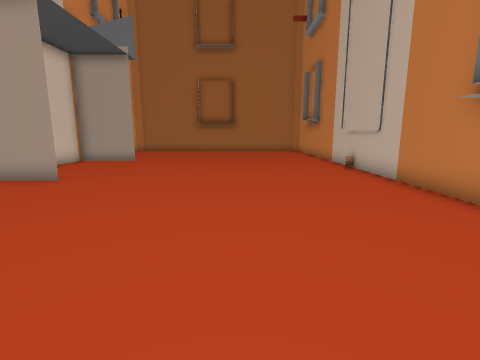
view 1 (above)

16 first-person views from a walk through a scene from a Unity 3-D project. The camera is 0.72 m above the floor, tilts 10° down and sees 85° across. The floor is counted in squares, 0.5 m on a side. Each view is taken from the middle of a square. On the plan, view 1 faces up. The plan holds only what a view shows up to about 13 squares ahead; the rest is blank. The place goes on beyond the plan.

view 2
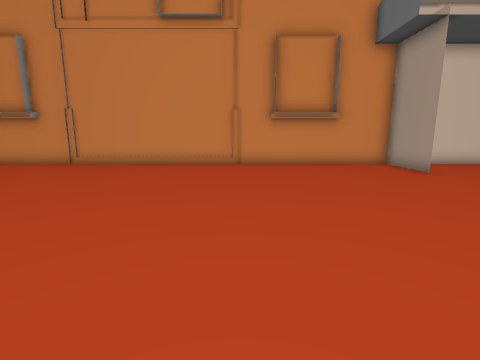

view 3
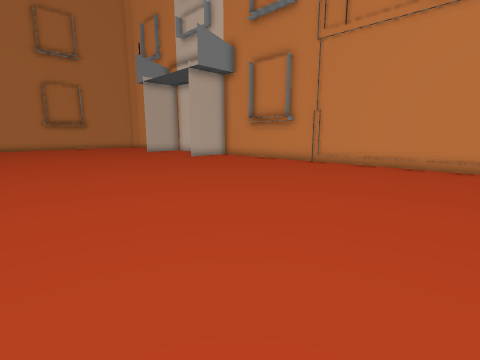

view 4
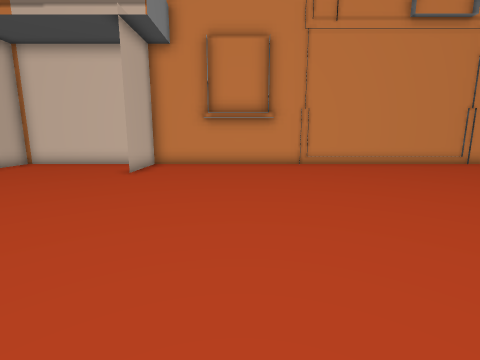

view 5
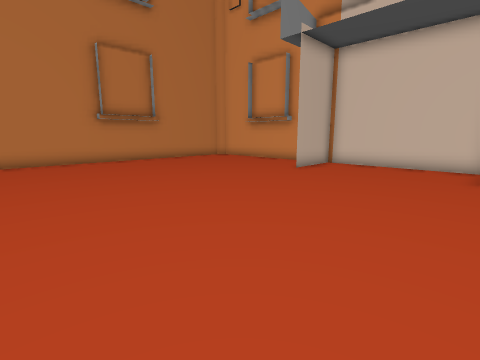

view 6
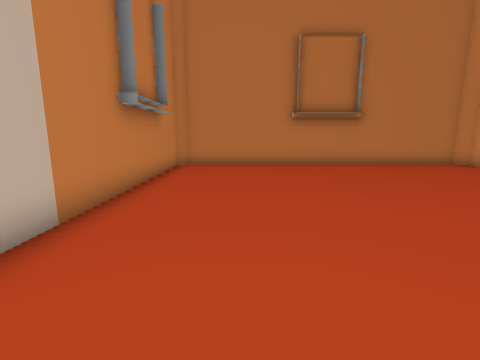

view 7
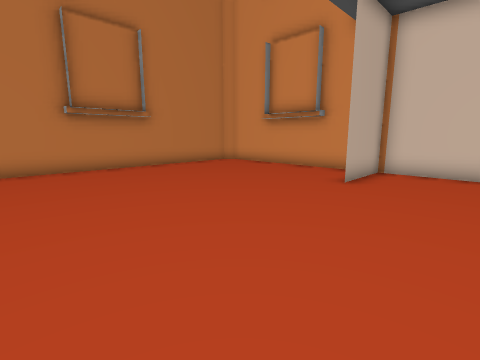

view 8
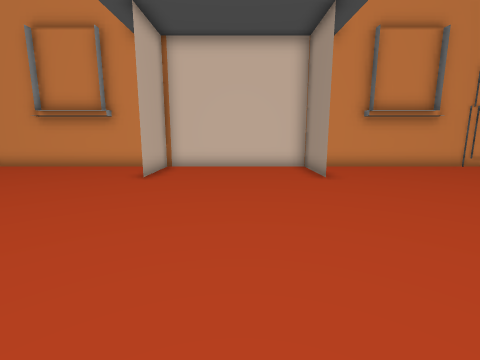

view 9
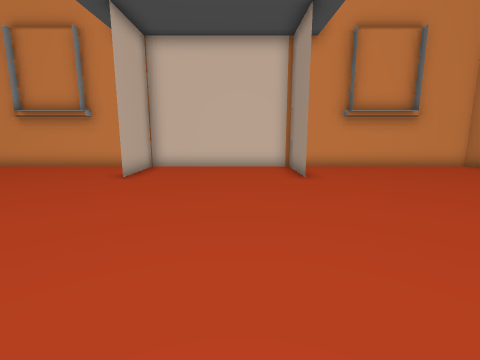

view 10
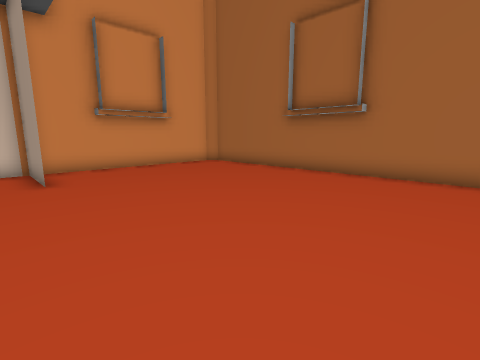

view 11
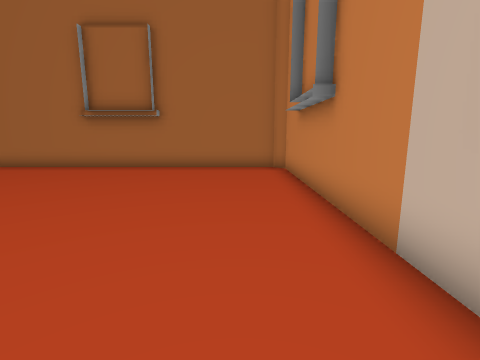

view 12
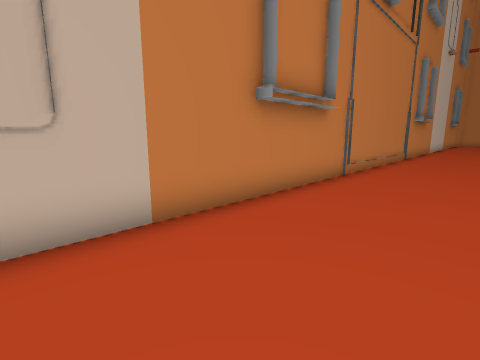

view 13
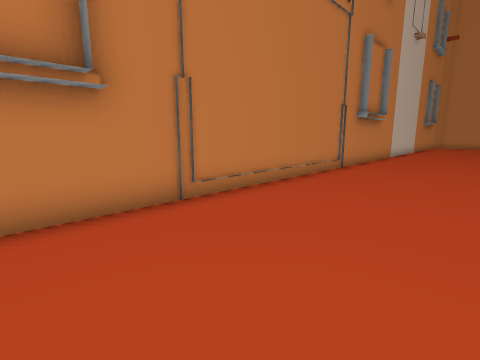

view 14
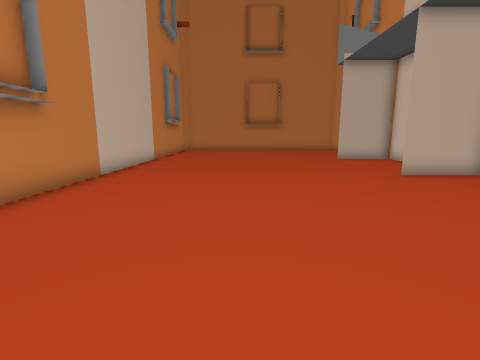

view 15
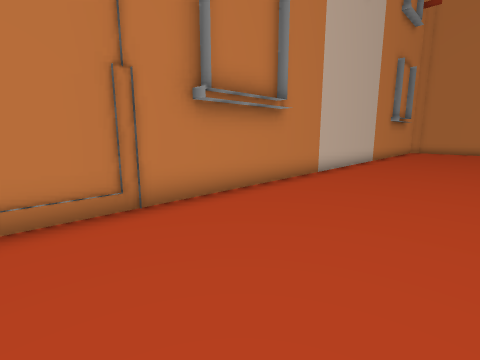

view 16
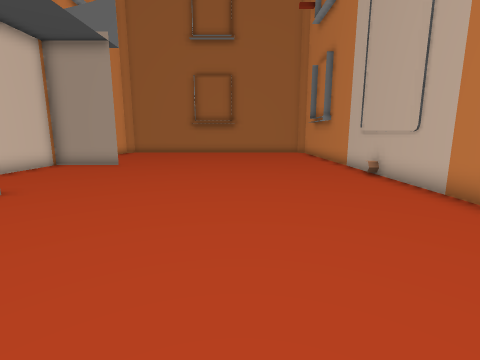

### Floor plan
Points are (right, up) in squares from view 1. A wall is a line through its corners. A room is listed if a view was taken in it or the views show most of it. See-through windows are left out.
Room 1 (views 1, 2, 3, 4, 5, 6, 7, 8, 9, 10, 11, 12, 13, 14, 15, 16)
walls: (-5.6, -14.1) (-8.6, -14.1) (-5.6, -14.1); (-5.6, 8.1) (-8.6, 8.1) (-5.6, 8.1); (-5.6, 14.2) (-8.6, 14.2); (-8.6, -20.2) (-5.6, -20.2); (-8.3, 22.3) (-8.6, 22) (-8.6, -28) (-8.2, -28.4) (4.5, -28.4) (4.9, -28) (4.9, 22) (4.5, 22.4) (-7.5, 22.4)

Where each view was taken, in squares from view 1:
view 1: 0 up, 0 right, facing up
view 2: 1 up, 4 right, facing left
view 3: 0 up, 4 right, facing down-left
view 4: 10 down, 4 right, facing left
view 5: 14 down, 4 right, facing down-left
view 6: 16 down, 2 right, facing down
view 7: 17 down, 2 right, facing down-left
view 8: 17 down, 3 right, facing left
view 9: 12 up, 3 right, facing left
view 10: 13 up, 3 right, facing up-left
view 11: 11 up, 3 right, facing up
view 12: 10 up, 1 right, facing down-right
view 13: 4 up, 0 right, facing down-right
view 14: 5 down, 0 right, facing down
view 15: 5 down, 0 right, facing down-right
view 16: 2 up, 0 right, facing up
